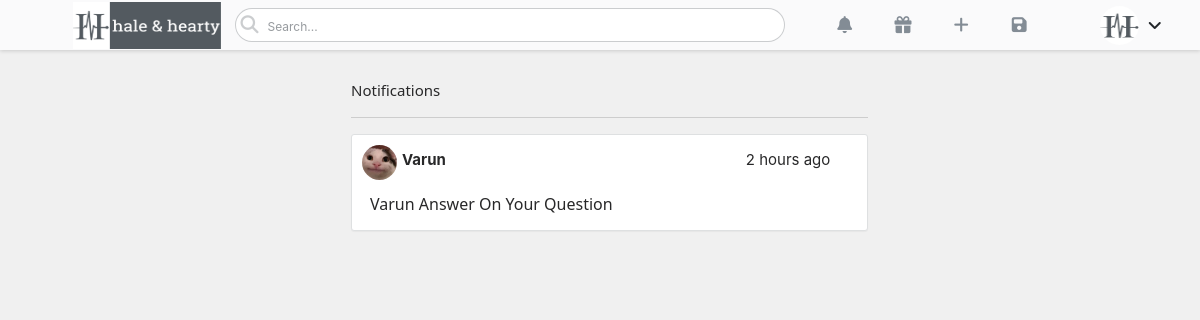
The page /notifications/ (signed in) on the database as committed earlier.
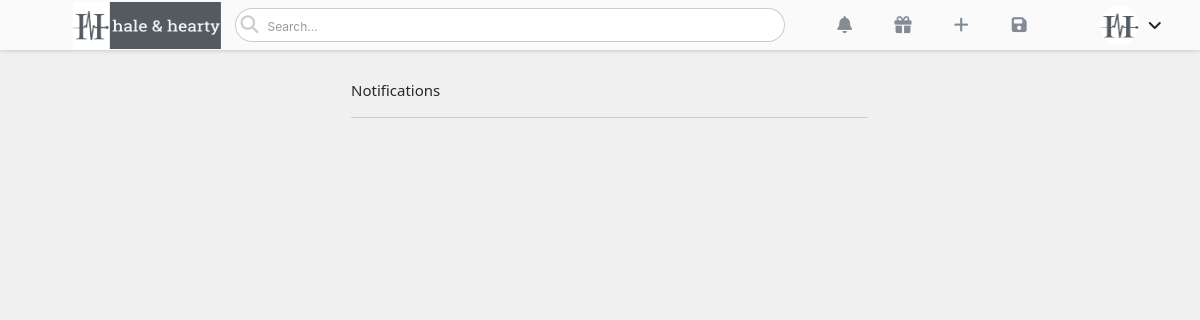
The same page on the database as committed later.
### main/models.py (models this page shows, shortened)
class Profile(models.Model):
    user = models.OneToOneField(User,on_delete=models.CASCADE)
    image = models.ImageField(default="default.png",upload_to = "profile_pics")
    about = models.TextField(default="I am nerd")
    location = models.CharField(max_length=100)
    usercreated = models.DateTimeField(default=now)
    followers = models.ManyToManyField(User,blank=True,related_name="followers")
    coins = models.IntegerField(default=0)

class Notifications(models.Model):
    post = models.ForeignKey(Post,on_delete=models.CASCADE,related_name='post')
    sender = models.ForeignKey(User,on_delete=models.CASCADE,related_name='sender')
    user = models.ForeignKey(User,on_delete=models.CASCADE,related_name='user')
    date = models.DateTimeField(default=now)

### main/views.py (the view)
# urls.py: path('notifications/',views.notificationstuff,name = "notifications"),
def notificationstuff(request):
    user = request.user
    notification = Notifications.objects.filter(user = user).order_by("-date")
    return render(request,"notifications.html",{"notification":notification})

### templates/notifications.html (shortened to what this page needs)
{% load static %}
{% load humanize %}
<!DOCTYPE html>
<html lang="en">
<head>
    <link href="https://cdn.jsdelivr.net/npm/bootstrap@5.1.1/dist/css/bootstrap.min.css" rel="stylesheet">
    <link rel="stylesheet" href="{% static 'css/home.css' %}">
</head>
<body style="background-color: rgba(165, 165, 165, 0.164);">
    <header class="navbarr">
        <div class="logo">
            <a href="{% url 'home' %}"><img src="{% static 'images/logoboi.PNG' %}" class="mylogogpbrr" alt="" width="148px" height="47px" style="cursor: pointer;position: relative;left: 30px;"></a>
        </div>
        <div class="searchdiv">
            <i class="fas fa-search"></i>
            <input type="search" class="searchh" placeholder="Search...">
        </div>
        <div class="iconsdivuser">
            <a href="{% url 'notifications' %}"><i class="fas fa-bell" data-bs-toggle="tooltip" title="Notifications"></i></a>
            <a href="{% url 'reddemcoins' %}"><i class="fas fa-gift" data-bs-toggle="tooltip" title = "Redeem Coins"></i></a>
            <a href="{% url 'ask_question' %}"><i class="fas fa-plus" data-bs-toggle="tooltip" title = "Ask Questions"></i></a>
            <a href="{% url 'saveposts' %}"><i class="fas fa-save" data-bs-toggle="tooltip" title = "Saved Posts"></i></a>
        </div>
        <div class="userdiv">
            <img src="{{user.profile.image.url}}" data-bs-toggle="tooltip" title = "{{request.user}}" width="39px" height="39px" class="userprofilebruh">
            <i class="fas fa-angle-down" onclick="usernav()"></i>
        </div>
    </header>
        <p style="margin-top: 80px;color: #282829;font-size: 15px;line-height: 21px;margin-left: 351px;">Notifications</p>
        <hr width="517px" style="position: relative;left: 351px;color: #636466;">
        {% for notification in notification %}
          <div class="notificationdiv">
            <a href="{% url 'post_detail' notification.post.pk %}">
              <div class="headerstuff">
                  <img src="{{notification.sender.profile.image.url}}" alt="">
                  <p class="useraname">{{notification.sender}}</p>
                  <p class="time">{{notification.date|naturaltime}}</p>
              </div>
                <p style="color: #282829;font-size: 16px;font-weight: 500;line-height: 21px;padding: 8px 18px;">{{notification.sender}} Answer On Your Question</p>
            </a>
          </div>
        {% endfor %}
</body>
</html>

### main/static/css/home.css (style rules this page uses)
.navbarr { height: 50px; width: 100%; background-color: #fafafb; position: fixed; top: 0; left: 0; z-index: 5050; box-shadow: rgba(0, 0, 0, 0.16) 0px 1px 4px; display: flex; align-items: center; justify-content: space-evenly; }
a { color: #282829; text-decoration: none; }
.searchdiv { display: flex; align-items: center; width: 550px; border-radius: 999px; height: 34px; outline: none; border: 1px solid #535a604d; background-color: white; font-family: -apple-system, BlinkMacSystemFont, 'Segoe UI', Roboto, Oxygen, Ubuntu, Cantarell, 'Open Sans', 'Helvetica Neue', sans-serif; }
.searchdiv i { color: #535a604d; cursor: pointer; margin-left: 5px; font-size: 18px; }
.searchh { flex: 0.9; border: none; outline: none; height: 31px; padding-left: 9px; font-size: 15px; }
.searchh::placeholder { color: #535a609a; font-size: 12px; }
.iconsdivuser i { font-size: 17px; color: #838c95; cursor: pointer; margin-right: 20px; width: 34px; height: 50px; line-height: 50px; text-align: center; }
.userdiv i { cursor: pointer; position: relative; left: 5px; top: 2px; }
.userprofilebruh { border-radius: 100px; cursor: pointer; }

### templates/notifications.html (style rules this page uses)
a { text-decoration: none; }

Rows that differ between the two databases and show on the page:
removed Notifications: sender.profile.image (picture), sender "Varun", date "2 hours ago"
